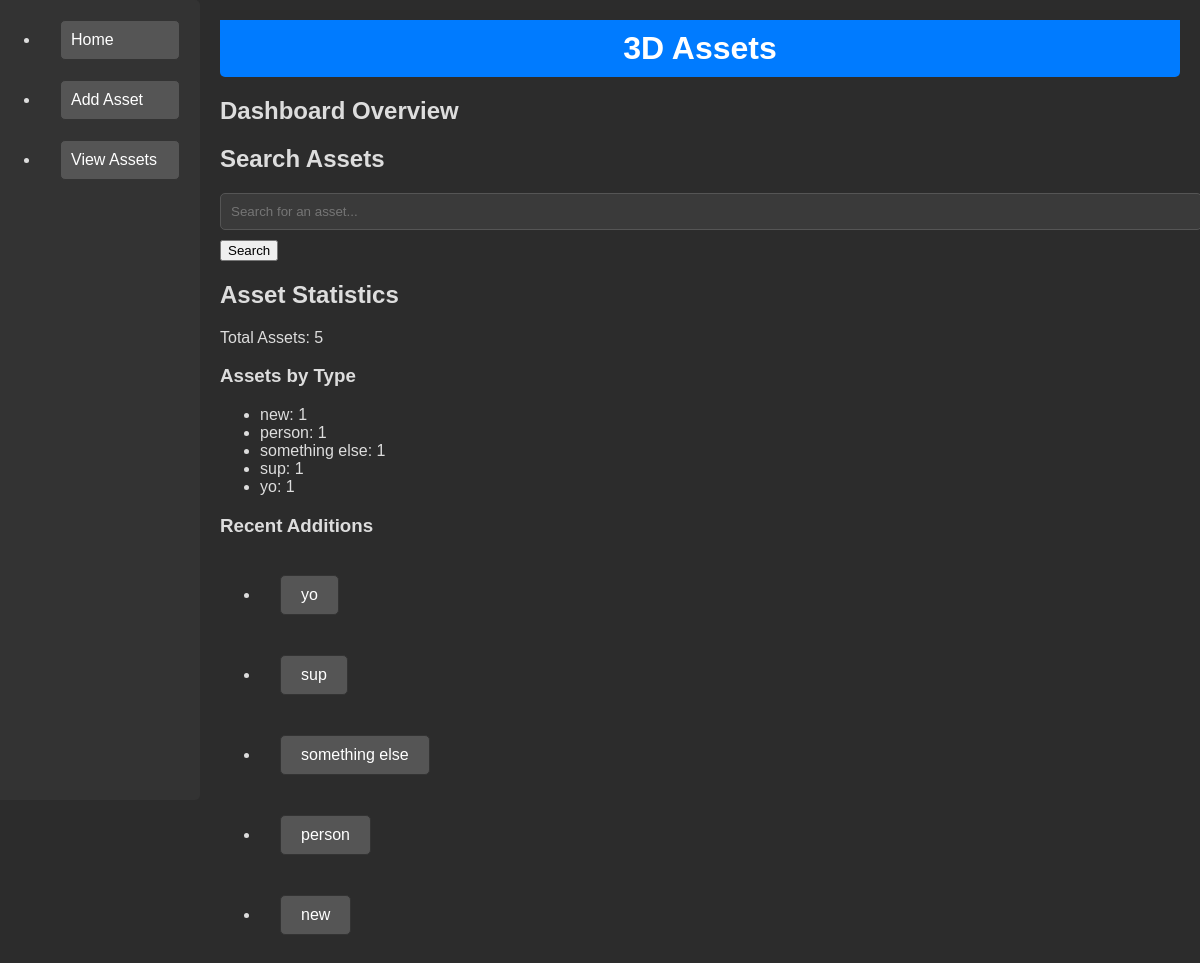
The page / on the database its author committed.
### tables this page shows
CREATE TABLE Assets (
    AssetID INTEGER PRIMARY KEY,
    AssetName TEXT NOT NULL,
    AssetType TEXT,
    CurrentVersion TEXT,
    LastModifiedDate TEXT,
    ResponsibleTeamMember TEXT,
    AssetStatus TEXT,
    SVNLink TEXT,
    Notes TEXT
);

### app/__init__.py (the view)
@app.route('/')
def index():
    db_path = os.path.join('Databases', '3d_project_database.db')
    db_path = os.path.join(os.path.dirname(__file__), db_path)
    conn = sqlite3.connect(db_path)
    cursor = conn.cursor()
    cursor.execute("SELECT COUNT(*) FROM Assets")
    total_assets = cursor.fetchone()[0]
    cursor.execute("SELECT AssetType, COUNT(*) FROM Assets GROUP BY AssetType")
    assets_by_type = cursor.fetchall()
    cursor.execute("SELECT * FROM Assets ORDER BY LastModifiedDate DESC LIMIT 5")
    recent_assets = cursor.fetchall()
    conn.close()
    return render_template('index.html', total_assets=total_assets, assets_by_type=assets_by_type, recent_assets=recent_assets)

### app/static/templates/index.html
{% extends "base.html" %}
{% block content %}
    <div>
        <h1>3D Assets</h1>
    </div>
    <h2>Dashboard Overview</h2>
    <h2>Search Assets</h2>
    <form action="{{ url_for('search_assets') }}" method="get">
        <input type="text" name="query" placeholder="Search for an asset...">
        <button type="submit">Search</button>
    </form>
    <h2>Asset Statistics</h2>
    <p>Total Assets: {{ total_assets }}</p>
    <h3>Assets by Type</h3>
    <ul>
        {% for asset_type, count in assets_by_type %}
            <li>{{ asset_type }}: {{ count }}</li>
        {% endfor %}
    </ul>
    <h3>Recent Additions</h3>
    <ul>
        {% for asset in recent_assets %}
        <li><a href="{{ url_for('view_asset', asset_id=asset[0]) }}">{{ asset[1] }}</a></li>
        {% endfor %}
    </ul>
{% endblock %}

### app/static/css/styles.css (style rules this page uses)
body { font-family: Arial, sans-serif; margin: 0; padding: 0; }
h1 { background-color: #007BFF; color: white; margin: 0; padding: 10px 0; text-align: center; }
h1 { border-radius: 0 0 5px 5px; }
a { background-color: #007BFF; border: 1px solid #0056b3; color: white; display: inline-block; margin: 20px; padding: 10px 20px; text-decoration: none; transition: background-color 0.3s; }
form input[type="text"] { display: block; margin: 10px 0; padding: 10px; width: 100%; }
body { background-color: #2c2c2c; color: #ddd; display: flex; flex-direction: row; }
a { background-color: #555; border-color: #333; }
form input[type="text"] { background-color: #3a3a3a; border: 1px solid #555; color: #ddd; }
a, form input[type="text"], form input[type="submit"] { border-radius: 5px; }

### rows shown on the page
Assets: asset_type "person", AssetID "1", AssetName "person"
Assets: AssetName "yo"
Assets: AssetName "sup"
Assets: AssetName "something else"
Assets: AssetName "new"

### other values the page prints
{{ total_assets }} "5"
{{ asset_type }} "new" "something else" "sup" "yo"
{{ count }} "1" "1" "1" "1"
